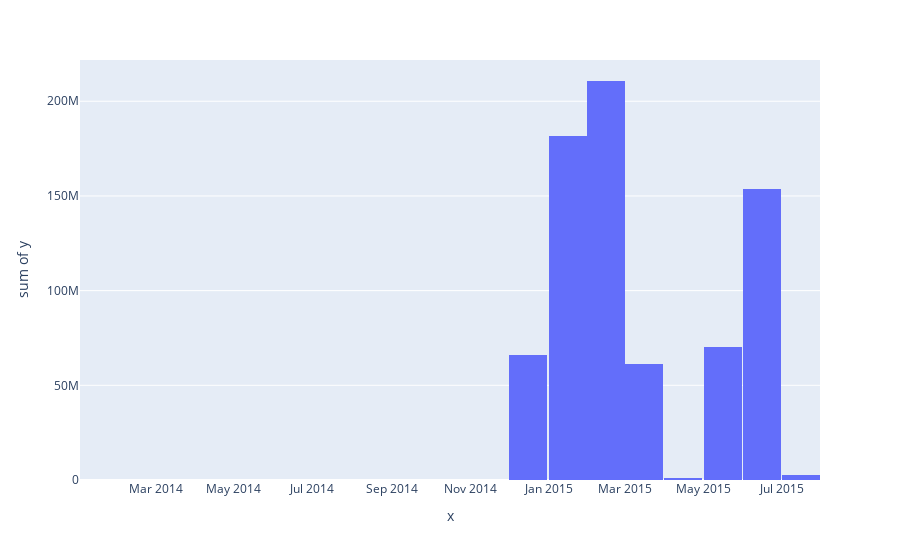

Here is the notebook cell this chart was saved with:
### Code cell
hist_data = toyota_df.groupby('saledate', as_index=False)['sellingprice'].sum()
fig = px.histogram(x=hist_data['saledate'], y=hist_data['sellingprice'])
fig.show()

### Figure 1 — Plotly figure (JSON) as saved in the notebook; plotly's stock layout.template omitted (floating-point values rounded to 4 significant figures; data arrays with more than 128 entries replaced by an {"elided": "..."} marker saying what was removed)
{"data": [{"bingroup": "x", "histfunc": "sum", "hovertemplate": "x=%{x}<br>sum of y=%{y}<extra></extra>", "legendgroup": "", "marker": {"color": "#636efa", "pattern": {"shape": ""}}, "name": "", "orientation": "v", "showlegend": false, "type": "histogram", "x": {"elided": "146 str values"}, "xaxis": "x", "y": {"elided": "146 float values"}, "yaxis": "y"}], "layout": {"barmode": "relative", "legend": {"tracegroupgap": 0}, "margin": {"t": 60}, "xaxis": {"anchor": "y", "domain": [0, 1], "title": {"text": "x"}}, "yaxis": {"anchor": "x", "domain": [0, 1], "title": {"text": "sum of y"}}}}
